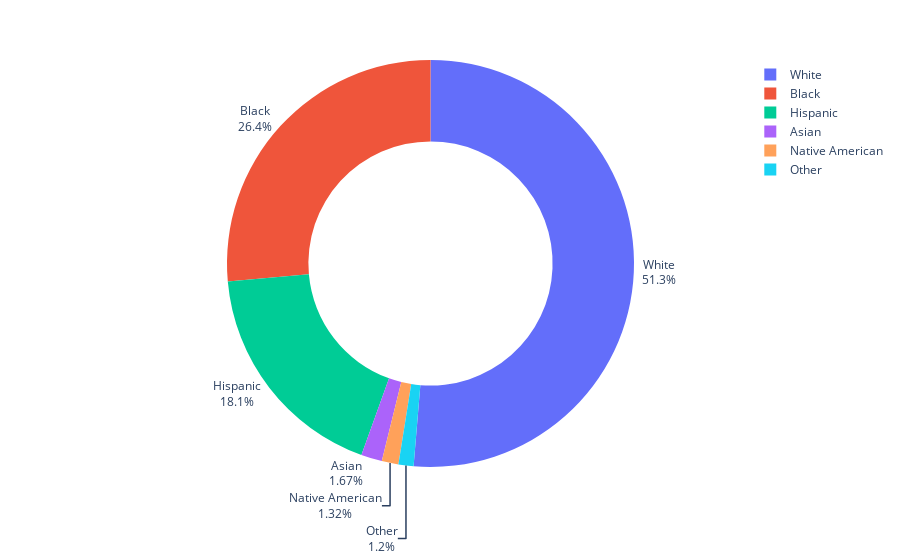

Source (notebook cell):
### Code cell
donut = px.pie(killed_by_race, values=killed_by_race.values, names=killed_by_race.index, hole=0.60)
donut.update_traces(textposition='outside', textinfo='percent+label')
donut.show()

### Figure 1 — Plotly figure (JSON) as saved in the notebook; plotly's stock layout.template omitted (floating-point values rounded to 4 significant figures)
{"data": [{"domain": {"x": [0, 1], "y": [0, 1]}, "hole": 0.6, "hovertemplate": "race=%{label}<br>value=%{value}<extra></extra>", "labels": ["White", "Black", "Hispanic", "Asian", "Native American", "Other"], "legendgroup": "", "name": "", "showlegend": true, "textinfo": "percent+label", "textposition": "outside", "type": "pie", "values": [1201, 618, 423, 39, 31, 28]}], "layout": {"legend": {"tracegroupgap": 0}, "margin": {"t": 60}}}
